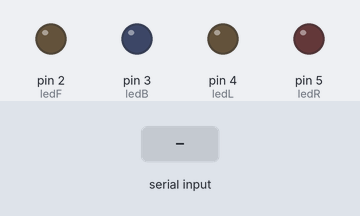
Simulated run of this sketch. Board: Arduino Uno, built with avr-gcc and run on an emulated ATmega328P. Parts: output pins drawn as LEDs (lit = HIGH). Inputs (shaded band) come from the test bench.

Above: at 1.2 s.
1.3 s: "f" received over Serial
At 1.6 s:
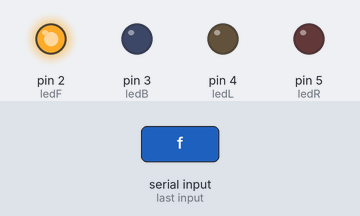
2.8 s: "b" received over Serial
At 4.0 s:
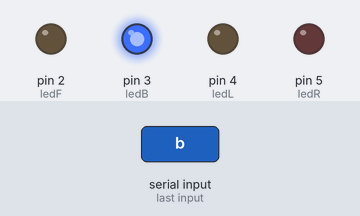
4.3 s: "l" received over Serial
At 5.1 s:
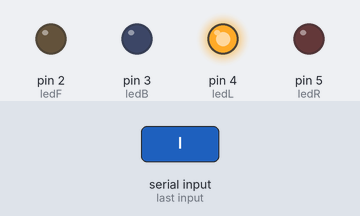
5.8 s: "r" received over Serial
At 6.2 s:
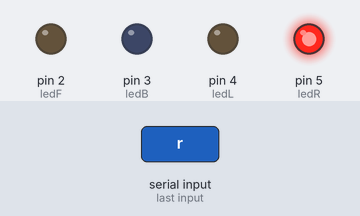
7.3 s: "s" received over Serial
At 8.6 s:
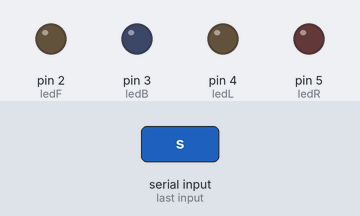
Timing chart, 0 to 9.8 s (numbered marks = the images above; inputs shaded):
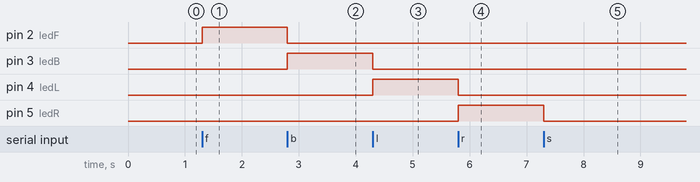

The sketch:

bluetooth_testing.ino
```cpp
// char command; // Variable to store received Bluetooth command

// void setup() {
//   pinMode(8, OUTPUT);        // Set pin 8 as output for the LED
//   digitalWrite(8, LOW);      // Turn LED off initially
//   Serial.begin(9600);        // Initialize Serial communication
// }

// void loop() {
//   // Check if there is any data available to read
//   while (Serial.available()) {
//     command = Serial.read(); // Read the incoming byte

//     // Debug: Print the received command
//     Serial.print("Received Command: ");
//     Serial.println(command);

//     // Act based on the command received
//     if (command == '1') {
//       digitalWrite(8, HIGH); // Turn LED ON
//       Serial.println("LED ON");
//     } else if (command == '0') {
//       digitalWrite(8, LOW);  // Turn LED OFF
//       Serial.println("LED OFF");
//     }

//     // Clear out any residual characters
//     while (Serial.available()) {
//       Serial.read();
//     }
//   }
// }


char command;

const int ledF = 2; // LED for "Forward"
const int ledB = 3; // LED for "Backward"
const int ledL = 4; // LED for "Left"
const int ledR = 5; // LED for "Right"

void setup()
{
  //HC05.begin(9600);  // Set the baud rate to your Bluetooth module

  // Configure LED pins as OUTPUT
  pinMode(ledF, OUTPUT);
  pinMode(ledB, OUTPUT);
  pinMode(ledL, OUTPUT);
  pinMode(ledR, OUTPUT);
  Serial.begin(9600);

  Stop(); // Initialize with all LEDs off
}

void loop() {
  if (Serial.available() > 0) {
    command = Serial.read();

    Stop(); // Turn off all LEDs before processing a new command

    switch (command) {
      case 'f':
        forward();
        break;
      case 'b':
        back();
        break;
      case 'l':
        left();
        break;
      case 'r':
        right();
        break;
      case 's':
        Stop();
      default:
        // Handle invalid commands if necessary
        break;
    }
  }
}

void forward()
{
  digitalWrite(ledF, HIGH); // Turn on the "Forward" LED

}

void back()
{
  digitalWrite(ledB, HIGH); // Turn on the "Backward" LE
}

void left()
{
  digitalWrite(ledL, HIGH); // Turn on the "Left" LED

}

void right()
{
  digitalWrite(ledR, HIGH); // Turn on the "Right" LED

}

void Stop()
{
  // Turn off all LEDs
  digitalWrite(ledF, LOW);
  digitalWrite(ledB, LOW);
  digitalWrite(ledL, LOW);
  digitalWrite(ledR, LOW);
}
```

Measured:
- after the input at 1.3 s, pin 2 (ledF): LOW → HIGH at once
- after the input at 2.8 s, pin 2 (ledF): HIGH → LOW at once; pin 3 (ledB): LOW → HIGH at once
- after the input at 4.3 s, pin 3 (ledB): HIGH → LOW at once; pin 4 (ledL): LOW → HIGH at once
- after the input at 5.8 s, pin 4 (ledL): HIGH → LOW at once; pin 5 (ledR): LOW → HIGH at once
- after the input at 7.3 s, pin 5 (ledR): HIGH → LOW at once
